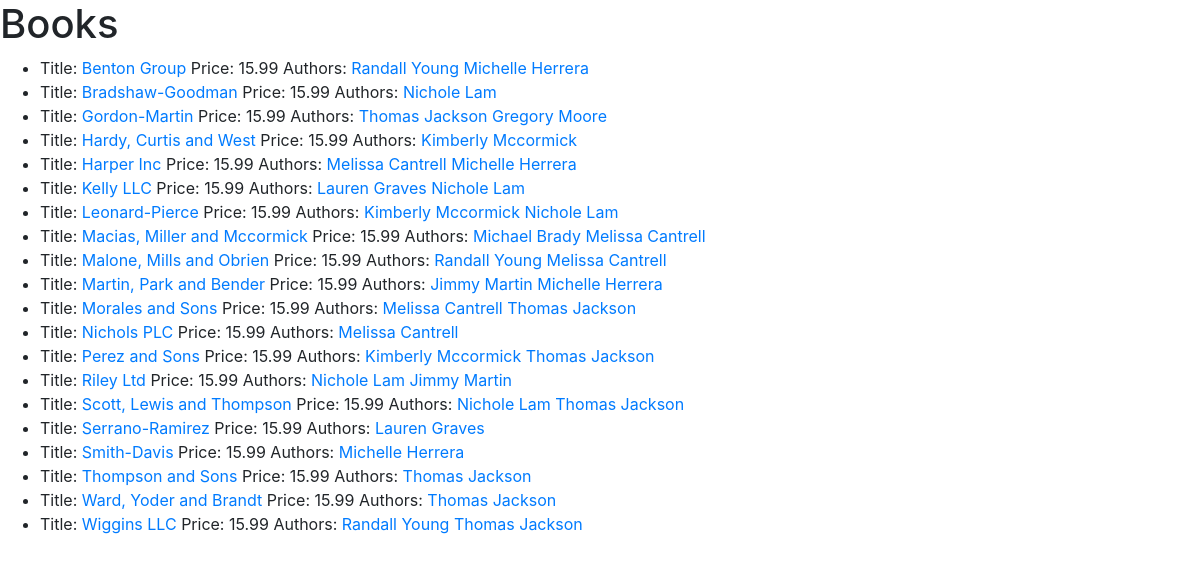
/catalog/books/, run on the app's committed database.
### catalog/models.py (models this page shows, shortened)
class Book(models.Model):
    title = models.CharField(max_length=100)
    price = models.DecimalField(decimal_places=2,
                                max_digits=4)
    slug = models.SlugField(null=True,
                            blank=True)
    author = models.ManyToManyField(Author)
    class Meta:
        ordering = ['title', 'price']

class Author(models.Model):
    name = models.CharField(max_length=100)
    slug = models.SlugField(null=True,
                            blank=True)
    def __str__(self):
        return self.name

### catalog/views.py (the view)
# urls.py: path('books/', views.BookListView.as_view(), name='books'),
class BookListView(generic.ListView):
	model = Book
	context_object_name = 'book_list'

### catalog/templates/catalog/book_list.html
{% extends "base.html" %}
{% block content %}
	<h1>Books</h1>
	<ul>
		{% for book in book_list %}
		<li>
			Title: <a href="{% url 'book' book.slug %}">{{ book.title }}</a>
			Price: {{ book.price }}
			Authors:
			{% for author in book.author.all %}
			<a href="{% url 'author' author.slug %}">{{ author }}</a>
			{% endfor %}
		</li>
		{% endfor %}
	</ul>
{% endblock %}

### catalog/templates/base.html (shortened to what this page needs)
<!DOCTYPE html>
<html lang="en">
	<head>
	<link rel="stylesheet" href="https://cdn.jsdelivr.net/npm/bootstrap@4.5.3/dist/css/bootstrap.min.css"
>
	</head>
	<body>
		<div>{% block content %}{% endblock %}</div>
	</body>
</html>

### data on the page
Book: title "Benton Group", price "15.99"
Author: name "Randall Young"
Author: name "Michelle Herrera"
Book: title "Bradshaw-Goodman", price "15.99"
Author: name "Nichole Lam"
Book: title "Gordon-Martin", price "15.99"
Author: name "Thomas Jackson"
Author: name "Gregory Moore"
Book: title "Hardy, Curtis and West", price "15.99"
Author: name "Kimberly Mccormick"
Book: title "Harper Inc", price "15.99"
Author: name "Melissa Cantrell"
Book: title "Kelly LLC", price "15.99"
Author: name "Lauren Graves"
Book: title "Leonard-Pierce", price "15.99"
Book: title "Macias, Miller and Mccormick", price "15.99"
Author: name "Michael Brady"
Book: title "Malone, Mills and Obrien", price "15.99"
Book: title "Martin, Park and Bender", price "15.99"
Author: name "Jimmy Martin"
Book: title "Morales and Sons", price "15.99"
Book: title "Nichols PLC", price "15.99"
Book: title "Perez and Sons", price "15.99"
Book: title "Riley Ltd", price "15.99"
Book: title "Scott, Lewis and Thompson", price "15.99"
Book: title "Serrano-Ramirez", price "15.99"
Book: title "Smith-Davis", price "15.99"
Book: title "Thompson and Sons", price "15.99"
Book: title "Ward, Yoder and Brandt", price "15.99"
Book: title "Wiggins LLC", price "15.99"
